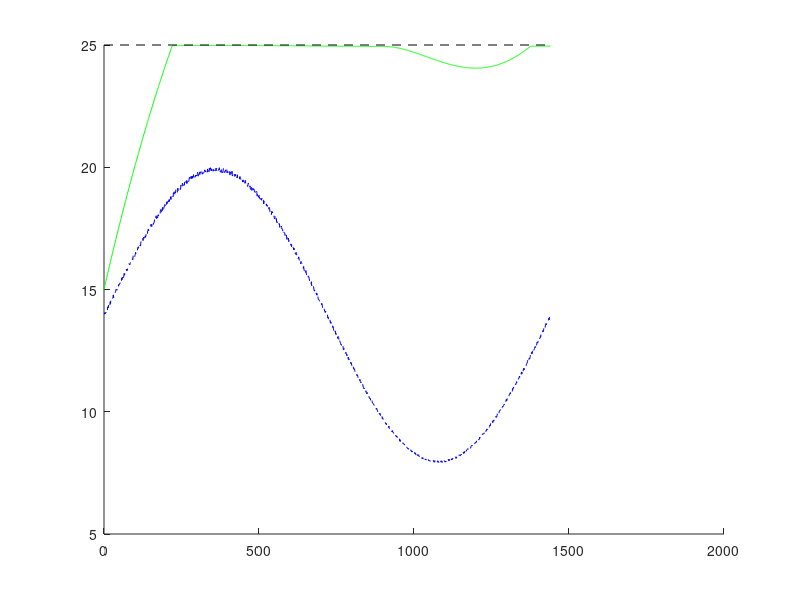
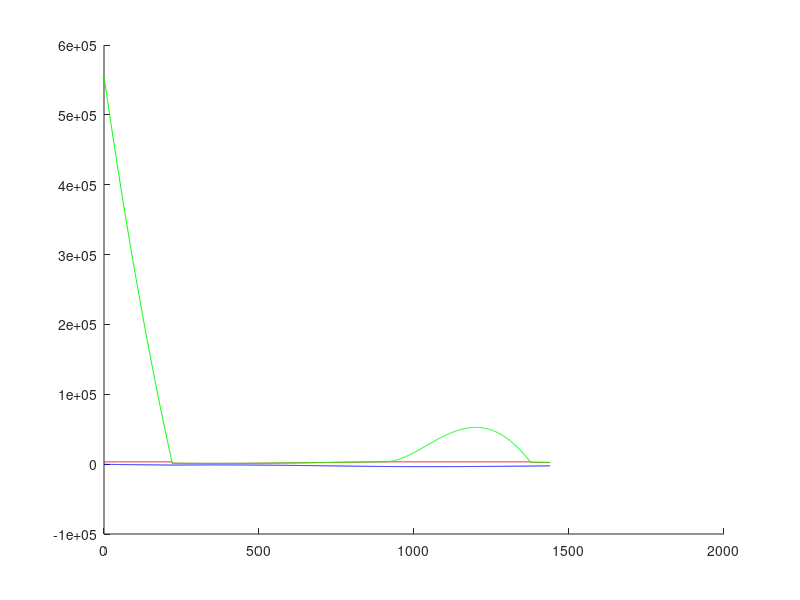

Write MATLAB code to recreate these figures, in order.
%Tnew = Told + Q/(cp * m)

t = 0:1:60*24; % tijd in minuten
T_wanted = 25; %desired temperature in degrees
T_predict = 6 * sin(2 * pi * t/1440) + 14 ;%temperature prediction
%T_amb = zeros(1,length(t)) + 20 
T_amb = T_predict .* (0.99 + 0.01 * rand(1,length (t))); % "real" outside temperature
T_kas = zeros(1,length(t)); % zeros array for temperature in greenhouse
T_kas(1) = 15; %initial temperature in greenhouse

hour = 3600 ;%1 hour in seconds
minute = 60 ;%1 minute in seconds
h_buiten = 100;  %W
h_binnen = 100;  %W
k_wall = 5.7;
A = 30;  %m**2
cp = 718;  %J / kg K
rho = 1.29;  %kg m-3
V = 60;     %m**3
m = rho * V;
d_wall = 5 * 10-3;
R_wall = 1/h_buiten + d_wall/k_wall + 1/h_binnen;
h = 1/(R_wall) * A ;

Heatermax =    cp*m*0.06 ;%max heating of 0.06 deg 

for i = 1:(length(t)-1)
    Q_conv(i) = (T_amb(i) - T_kas(i)) * h * minute;
    tempdif(i) = T_wanted - T_kas(i) ; % T gap
    Q_needed(i) = tempdif(i)*cp*m ; %needed to overcome T gap

    %compare1(i) = max([0 (Q_needed(i)-Q_conv(i))]) ;
    Q_heater(i) =  min([Q_needed(i) Heatermax])  ;   %min([compare1(i) Heatermax]);
    Q(i) = Q_conv(i) + Q_heater(i);
    T_kas(i + 1) = T_kas(i) + Q(i) / (m * cp );
end
figure;
hold on
plot(t, T_kas, "g-")
plot(t, T_amb,'b--')
%plot(t, T_predict,'r-')
plot([0, length(t)], [T_wanted, T_wanted],'k--')
hold off
figure;
hold on
plot(t(1:end-1), Q_heater, "r")
plot(t(1:end-1), Q_conv, "b")
plot(t(1:end-1), Q_needed, "g")